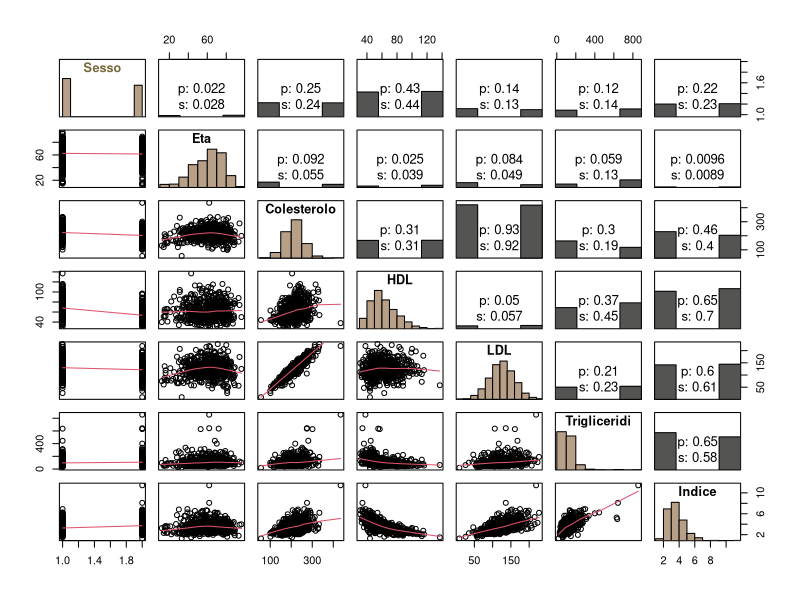

R code for this plot: (Note: this script raises an error after producing the figure.)
# rm(list = ls())
require.packages <- function(Packages) {
    install.packages(setdiff(Packages, installed.packages()))
    for (p in Packages) {
        require(p, character.only = TRUE)
    }
}

clear.plots <- function() while (dev.cur() > 1) dev.off()

################################################################################

# fuzione per stampare più dati rispetto al summary
summary.extended <- function(Dataset) {
    functs <- c("var", "sd", "IQR", "skewness", "kurtosis")

    Summary <- summary(Dataset)
    Summary <- rbind(Summary, rep(NA, length(names(Dataset))))

    format <- sprintf("%%-%gs:%%.2f", max(mapply(nchar, functs)))
    for (funct in functs) {
        Summary <- rbind(Summary, mapply(function(col) {
            tryCatch(
                sprintf(format, funct, match.fun(funct)(col)),
                error = function(err) NA,
                silent = TRUE
            )
        }, Dataset))
    }

    as.table(Summary)
}

# funzione per "pairs" più intelleggibili
plot.pairs <- function(Dataset) {
    # correlazione sull'upper, pearson(sx) e spearman(dx)
    panel.cor <- function(x,
                          y,
                          digits = 2,
                          prefix = "",
                          cex.cor,
                          ...) {
        par(usr = c(0, 1, 0, 1))
        cor_pearson <- abs(cor(x, y, method = "pearson"))
        cor_spearman <- abs(cor(x, y, method = "spearman"))

        txt_pearson <- format(cor_pearson, digits = digits)
        txt_spearman <- format(cor_spearman, digits = digits)

        txt <- paste0(prefix, "\n", "p: ", txt_pearson, "\n", "s: ", txt_spearman)
        if (missing(cex.cor)) {
            cex.cor <- 0.8 / strwidth(txt)
        }
        text(0.5, 0.5, txt, cex = 1.2)

        rect(0, 0, 0.25, cor_pearson, col = "#545452")
        rect(0.75, 0, 1, cor_spearman, col = "#545452")
    }

    # istogramma sulla diagonale
    panel.hist <- function(x, ...) {
        usr <- par("usr")
        on.exit(par(usr = usr))
        par(usr = c(usr[1:2], 0, 1.5))
        h <- hist(x, plot = FALSE)
        breaks <- h$breaks
        nB <- length(breaks)
        y <- h$counts
        y <- y / max(y)

        rect(breaks[-nB], 0, breaks[-1], y, col = "#b89f88")
    }

    # label magenta se è factor
    panel.text <- function(x, y, labels, cex, font, ...) {
        col <- ifelse(is.factor(getElement(Dataset, labels[1])), "#776a3c", "black")
        text(0.5, 0.95, labels[1], col = col, adj = c(0.5, 1), font = 2, cex = 1.15)
    }

    # effettivo plotting
    pairs(
        Dataset,
        panel = panel.smooth,
        diag.panel = panel.hist,
        upper.panel = panel.cor,
        text.panel = panel.text,
        bg = "blue",
        font.labels = 2,
        pch = 1,
        cex = 1,
        cex.labels = 1,
    )
}

# plotta KDE (istogramma + distribuzione normale di riferimento)
plot.KDE <- function(Dataset, name = deparse(substitute(Dataset))) {
    ds_dens <- density(Dataset)

    dnorm_x <- seq.default(min(Dataset), max(Dataset), length.out = 100)
    dnorm_y <- dnorm(dnorm_x, mean(Dataset), sd(Dataset))

    xlim <- range(dnorm_x)
    ylim <- c(0, 1.04 * max(max(ds_dens$y), max(dnorm_y)))



    hist(
        Dataset,
        main = c("Normality of ", name),
        freq = FALSE,
        xlim = xlim,
        ylim = ylim
    )
    lines(ds_dens, lwd = 2)
    lines(dnorm_x, dnorm_y, col = "red", lwd = 2)
}

# plotta sia un qqplot della normale, sia KDE, sullo stesso grafico
check.normality <- function(Dataset) {
    # visually
    par(mfrow = c(1, 2))
    qqPlot(Dataset, envelope = list(col = "red"), col.lines = "red")
    plot.KDE(Dataset, name = deparse(substitute(Dataset)))
    par(mfrow = c(1, 1))

    # numerically
    Sh <- shapiro.test(Dataset)
    Sh$data.name <- deparse(substitute(Dataset))
    print(Sh)
    cat("comes from normal: ", Sh$p.value >= 0.05, "\n")
    Sh$p.value >= 0.05
}

# prima plotta il modello, poi stampa delle statistiche
checkLM <- function(model) {
    # visually
    par(mfrow = c(2, 2))
    plot(model)
    par(mfrow = c(1, 1))

    # numerically
    s <- summary(model)
    print(s)
    p.value <- pf(s$fstatistic[1], s$fstatistic[2], s$fstatistic[3], lower.tail = FALSE)

    an <- anova(model)
    print(an)

    cat("\n")
    cat("any significant var : ", p.value < 0.05, "\n")
    cat("residuals are normal: ", shapiro.test(model$residuals)$p.value >= 0.05, "\n")
    cat("adj R-sq            : ", s$adj.r.squared, "\n")

    res <- list(summary = s, anova = an)
    invisible(res)
}

# calcola il vif ed evidenzia la significatività dei valori
checkVIF <- function(model) {
    V <- vif(model)

    colin <- sapply(floor(V / 5), function(n) paste(rep("*", n), collapse = ""))
    noquote(cbind(V, colin))
}

# plotta i parziali
plot.partials <- function(model, mfrow = c(1, 1)) {
    par(mfrow = mfrow)
    termplot(
        model,
        main = deparse(substitute(model)),
        partial.resid = TRUE,
        se = TRUE,
        smooth = panel.smooth,
        pch = 20,
        col.smth = "blue",
        col.res = "gray30",
    )
    par(mfrow = c(1, 1))
}

# plotta intervalli, lm simple
plot.intervalsSimple <- function(model, data, xName, n = 10) {
    x <- data[, xName]

    plot(data, type = "n")
    for (s in simulate(model, n)) {
        abline(lm(s ~ x), lty = 2, col = "gray80")
    }
    points(data)

    int <- list()
    int$x <- seq(min(x), max(x), length.out = 100)

    int.x.df <- as.data.frame(int$x)
    colnames(int.x.df) <- xName

    int$conf <- predict(model, newdata = int.x.df, interval = "confidence")
    int$pred <- predict(model, newdata = int.x.df, interval = "prediction")

    lines(int$x, int$conf[, "fit"], col = "red", lty = 2, lwd = 2)
    lines(int$x, int$conf[, "lwr"], col = "blue", lty = 2, lwd = 2)
    lines(int$x, int$conf[, "upr"], col = "blue", lty = 2, lwd = 2)
    lines(int$x, int$pred[, "lwr"], col = "darkblue", lty = 2, lwd = 2)
    lines(int$x, int$pred[, "upr"], col = "darkblue", lty = 2, lwd = 2)

    invisible(int)
}

# aiuta al plotting di intervalli di conf e pred
plot.intervals <- function(formula, model, data, newdata, newdata.x, main = deparse(substitute(newdata)), xlab = deparse(formula[3]), ylab = deparse(formula[2])) {
    plot(
        formula,
        data = data,
        main = main,
        xlab = xlab,
        ylab = ylab
    )

    int <- list()
    int$x <- newdata.x
    int$conf <- predict(model, newdata = newdata, interval = "confidence")
    int$pred <- predict(model, newdata = newdata, interval = "prediction")

    lines(int$x, int$conf[, "fit"], col = "red", lwd = 2)
    lines(int$x, int$conf[, "lwr"], col = "blue", lty = 2, lwd = 2)
    lines(int$x, int$conf[, "upr"], col = "blue", lty = 2, lwd = 2)
    lines(int$x, int$pred[, "lwr"], col = "darkblue", lty = 2, lwd = 2)
    lines(int$x, int$pred[, "upr"], col = "darkblue", lty = 2, lwd = 2)

    invisible(int)
}

################################################################################

# Si definisca un opportuno modello statistico per studiare la relazione
# tra LDL (variabile risposta) e le possibili variabili esplicative Sesso, Eta, Trigliceridi.

# packages sicuri
require.packages(c("moments", "car", "MASS", "lattice"))

# to check
# requirePackages(c("caret","nortest","fBasics","ISLR","ROCR", "vcd", "vioplot", "DAAG", "qeML","partykit","crossval","RWeka","xtable","party"))

ColesteroloFull <- read.csv(
    "colesterolo4.txt",
    sep = " ",
    dec = ".",
    quote = "\"",
    header = TRUE,
)
ColesteroloFull$Sesso <- factor(ColesteroloFull$Sesso)

Colesterolo <- ColesteroloFull
# Colesterolo <- ColesteroloFull[, c("Sesso","Eta", "Trigliceridi", "LDL")]

Colesterolo.newx <- data.frame(
    Sesso = c("M", "FALSE"),
    Eta = c(78, 68),
    Colesterolo = c(270, 280),
    HDL = c(78, 59),
    Trigliceridi = c(180, 150),
    Indice = c(3.4, 2.8)
)

################################################################################
# overall checks
################################################################################

summary.extended(Colesterolo)
plot.pairs(Colesterolo)
splom(Colesterolo, groups = Colesterolo$Sesso, auto.key = TRUE)
# si osserva che:
# - alcune variabili sono molto correlate,

################################################################################
# single var checks
################################################################################

check.normality(Colesterolo$Eta)
check.normality(Colesterolo$HDL)
check.normality(Colesterolo$Trigliceridi)
check.normality(Colesterolo$Indice)
# non sembrano provenienti da una normale

check.normality(Colesterolo$LDL)
# sembra essere proveniente da una distribuzione normale (RV)

check.normality(Colesterolo$Colesterolo)
# sembra essere *quasi* proveniente da una normale, eccetto per il sample 495

check.normality(Colesterolo$Colesterolo[-495])
# proveniente da normale


################################################################################
# lms checks
################################################################################


lin.base <- lm(LDL ~ ., data = Colesterolo)
checkLM(lin.base)
#* verificando le assunzioni sul modello:
#* - residui sembrano pressocché lineari, (sembra esistere una minima curva verso il basso, ma la ritengo accettabile)
#*     tuttavia il test di shapiro-wilk non conferma la mia ipotesi
#* - errori quasi normalmente distribuiti, eccetto per alcuni potenziali outlier (495, 22)
#* - omoschedasticità pressocché confermata
#* - un effettivo outlier (495) uno molto vicino (22)

check.normality(lin.base$residuals)
# verifico nuovamente che no, non sono normali, sembra appunto per 22 e 495


lin.x495 <- lm(LDL ~ ., data = Colesterolo[c(-495), ])
checkLM(lin.x495)
#* Avendo osservato un effettivo outlier, ripeto rimuovendo 495.
#* verificando le assunzioni sul nuovo modello:
#* - ...
#* - i residui sono normali, ancora forse 22 è particolare
#* - ...
#* - un potenziale outlier: 22

check.normality(lin.x495$residuals)
# sembra meglio, però lo stesso provo a togliere il 22


lin.x495.x22 <- lm(LDL ~ ., data = Colesterolo[c(-495, -22), ])
checkLM(lin.x495.x22)
#* provo rimuovendo anche 22
#* verificando le assunzioni sul nuovo modello:
#* - ...
#* - ...
#* - ...
#* - no outlier


################################################################################
# multicollinearità
################################################################################


checkVIF(lin.base)
# sembra che Colesterolo, HDL, Indice siano collineari

# provo a toglierne uno alla volta
Colesterolo.x495.x22 <- Colesterolo[c(-495, -22), ]

lin.no_col <- lm(LDL ~ . - Colesterolo, data = Colesterolo.x495.x22)
lin.no_hdl <- lm(LDL ~ . - HDL, data = Colesterolo.x495.x22)
lin.no_ind <- lm(LDL ~ . - Indice, data = Colesterolo.x495.x22)

checkVIF(lin.x495.x22)
checkVIF(lin.no_col)
checkVIF(lin.no_hdl)
checkVIF(lin.no_ind)
# sembra che togliere uno qualsiasi di quelle tre variabili
# sia sufficiente per abbassare notevolmente la colinearità

AIC(lin.x495.x22)
AIC(lin.no_col)
AIC(lin.no_hdl)
AIC(lin.no_ind)
# inoltre il modello senza Indice risulta, secondo AIC
# lievemente migliore rispetto al modello con ogni variabile


################################################################################
# variabili richieste
################################################################################


# siccome è richiesto considerare la relazione LDL ~ Sesso + Eta + Trigliceridi,
# d'ora in poi considero solo quelle variabili

lin.slim <- lm(LDL ~ Eta + Trigliceridi + Sesso, data = Colesterolo.x495.x22)
checkLM(lin.slim)

anova(lin.x495.x22)
anova(lin.slim)
# il nuovo modello "slim" presenta un adj R-squared basso,
# ossia poca della varianza dei dati è spiegata dal modello.

# questo è probabilmente dato dalla mancanza della variabile Colesterolo,
# che secondo un'analisi ANOVA spiega la maggior parte della varianza

lin.slim.all_Sesso <- lm(LDL ~ (Eta + Trigliceridi):Sesso, data = Colesterolo.x495.x22)
lin.slim.eta_Sesso <- lm(LDL ~ Eta:Sesso + Trigliceridi, data = Colesterolo.x495.x22)
lin.slim.tri_Sesso <- lm(LDL ~ Eta + Trigliceridi:Sesso, data = Colesterolo.x495.x22)

checkLM(lin.slim.all_Sesso)
checkLM(lin.slim.eta_Sesso)
checkLM(lin.slim.tri_Sesso)
# sembra che categorizzare rispetto al Età:Sesso sia una scelta che porta lievi migliorie,


plot.partials(lin.x495.x22, mfrow = c(2, 3))
plot.partials(lin.slim, mfrow = c(2, 3))
# ancora una volta si può notare il quantitativo di informazione persa non considerando il Colesterolo

################################################################################
# intervalli di LDL rispetto Eta e sesso
################################################################################

xM <- data.frame(
    Eta          = seq(min(Colesterolo$Eta), max(Colesterolo$Eta), length.out = 100),
    Trigliceridi = rep(mean(Colesterolo$Trigliceridi), 100),
    Sesso        = rep("M", 100)
)
xF <- xM
xF$Sesso <- rep("FALSE", 100)

par(mfrow = c(1, 2))
plot.intervals(formula = LDL ~ Eta, model = lin.slim, data = Colesterolo, newdata = xM, newdata.x = xM$Eta)
plot.intervals(formula = LDL ~ Eta, model = lin.slim, data = Colesterolo, newdata = xF, newdata.x = xM$Eta)
par(mfrow = c(1, 1))

par(mfrow = c(1, 2))
plot.intervals(formula = LDL ~ Eta, model = lin.slim.eta_Sesso, data = Colesterolo, newdata = xM, newdata.x = xM$Eta)
plot.intervals(formula = LDL ~ Eta, model = lin.slim.eta_Sesso, data = Colesterolo, newdata = xF, newdata.x = xM$Eta)
par(mfrow = c(1, 1))

################################################################################
# da qui sotto non ho ancora lavorato bene


data3 <- data.frame(Z = c(1, 2, 3, 4), P = c(2, 3, 6, 7))
mod2 <- lm(P ~ Z, data3)
plot.intervalsSimple(mod2, data3, "Z")




# non sembra che categorizzare con Sesso faccia la differenza

LDL_su_Eta <- lm(LDL ~ Eta, data = Colesterolo)
checkLM(LDL_su_Eta)

LDL_su_Sesso <- lm(LDL ~ Eta * Sesso, data = Colesterolo)
checkLM(LDL_su_Sesso)



lin.x495.x22_ridotto <- lm(LDL ~ Colesterolo + HDL + Trigliceridi, data = Colesterolo[c(-495, -22), ])
checkLM(lin.x495.x22_ridotto)



# verifico con scala log:
check.normality(log(Colesterolo$HDL))
check.normality(log(Colesterolo$Indice))
# provenienti da normale

check.normality(log(Colesterolo$Trigliceridi))
# non proveniente da normale



lin.base_log <- lm(LDL ~ Sesso + Eta + Colesterolo + Trigliceridi + log(HDL) + log(Indice), data = Colesterolo)
checkLM(lin.base_log)

lin.x495_log <- lm(LDL ~ Sesso + Eta + Colesterolo + Trigliceridi + log(HDL) + log(Indice), data = Colesterolo[c(-495), ])
checkLM(lin.x495_log)

lin.x495.x22_log <- lm(LDL ~ Sesso + Eta + Colesterolo + Trigliceridi + log(HDL) + log(Indice), data = Colesterolo[c(-495, -22), ])
checkLM(lin.x495.x22_log)

AIC(lin.base, lin.base_log)
AIC(lin.x495, lin.x495_log)
AIC(lin.x495.x22, lin.x495.x22_log)
# risulta sempre migliore quello senza scalature log

# provando a scalare anche RV
lin.x495.x22_log_log <- lm(log(LDL) ~ Sesso + Eta + Colesterolo + log(HDL) + log(Indice), data = Colesterolo[c(-495, -22), ])
checkLM(lin.x495.x22_log_log)
# nessuna miglioria





# i vari punti sono tutti schiacciati all'inizio, con qualche valore fuori scala. provo col log
loglin <- lm(LDL ~ log(Trigliceridi) + Sesso + Eta, data = Colesterolo)
checkLM(loglin)
summary(loglin, correlation = TRUE)

lasso <- qeLASSO(Colesterolo, "LDL")
lasso$coefs

predict(lasso, Colesterolo.newx)
predict(lin.base, Colesterolo.newx)
predict(lin.slim, Colesterolo.newx)





# newdata <- data.frame(X = 1.1)
# y <- predict(lmm, newdata = newdata)
# points(newdata, y,col="blue")

################################################################################

pca <- qePCA(Colesterolo, "LDL", "qeLin", pcaProp = 0.5)
pca
summary(pca$pcaout)
plot(pca$pcaout)
pca$pcaout

prcomp(as.matrix(Colesterolo[, -which(Colesterolo)]), scale. = TRUE)
x <- Colesterolo[, -which(names(Colesterolo) == "Sesso")]

prcomp(x, scale. = TRUE, rank. = 2)

# altro
data(mlb1)

data(car)
dt.QE <-
    dt.QE <- qeRpart(Colesterolo, "LDL")
plotcp(dt.QE)
plot(dt.QE)

dt.QE2 <- qeRpart(mlb1, "Position")
par(mfrow = c(1, 2))
plotcp(dt.QE)
plot(dt.QE)
par(mfrow = c(1, 1))
